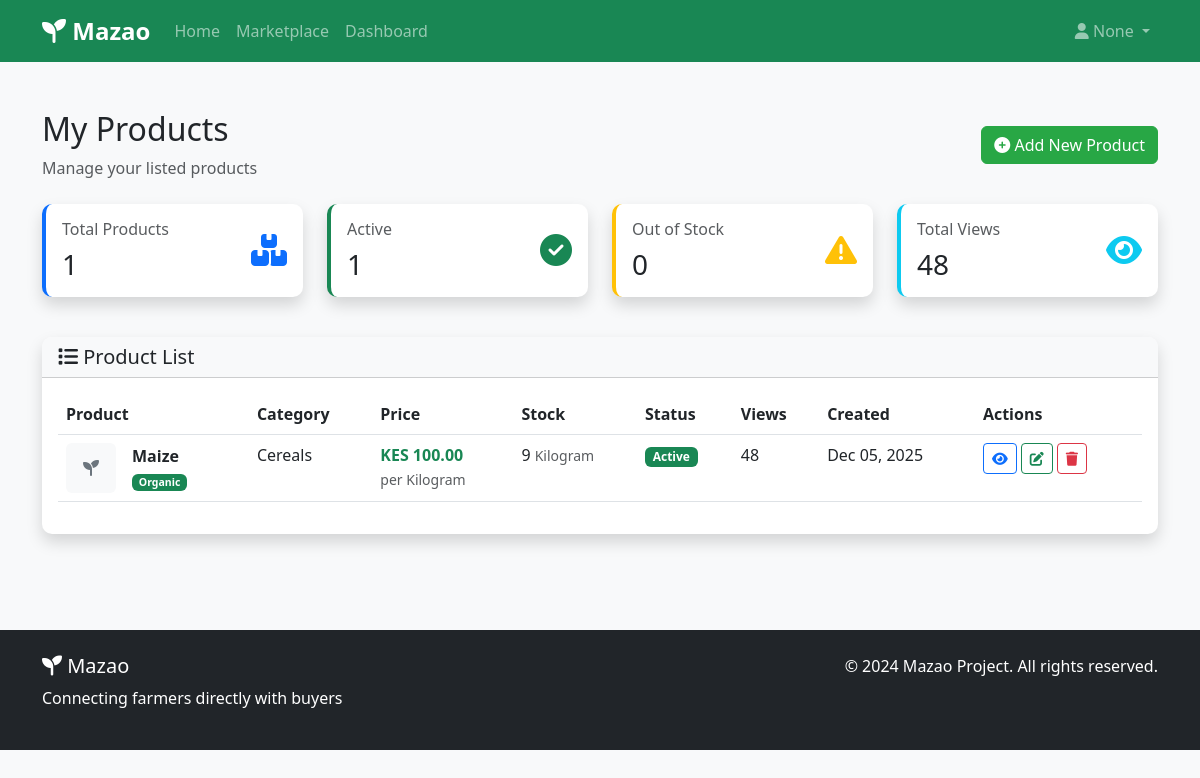
The app's page /products/farmer-products/ (signed in), older data.
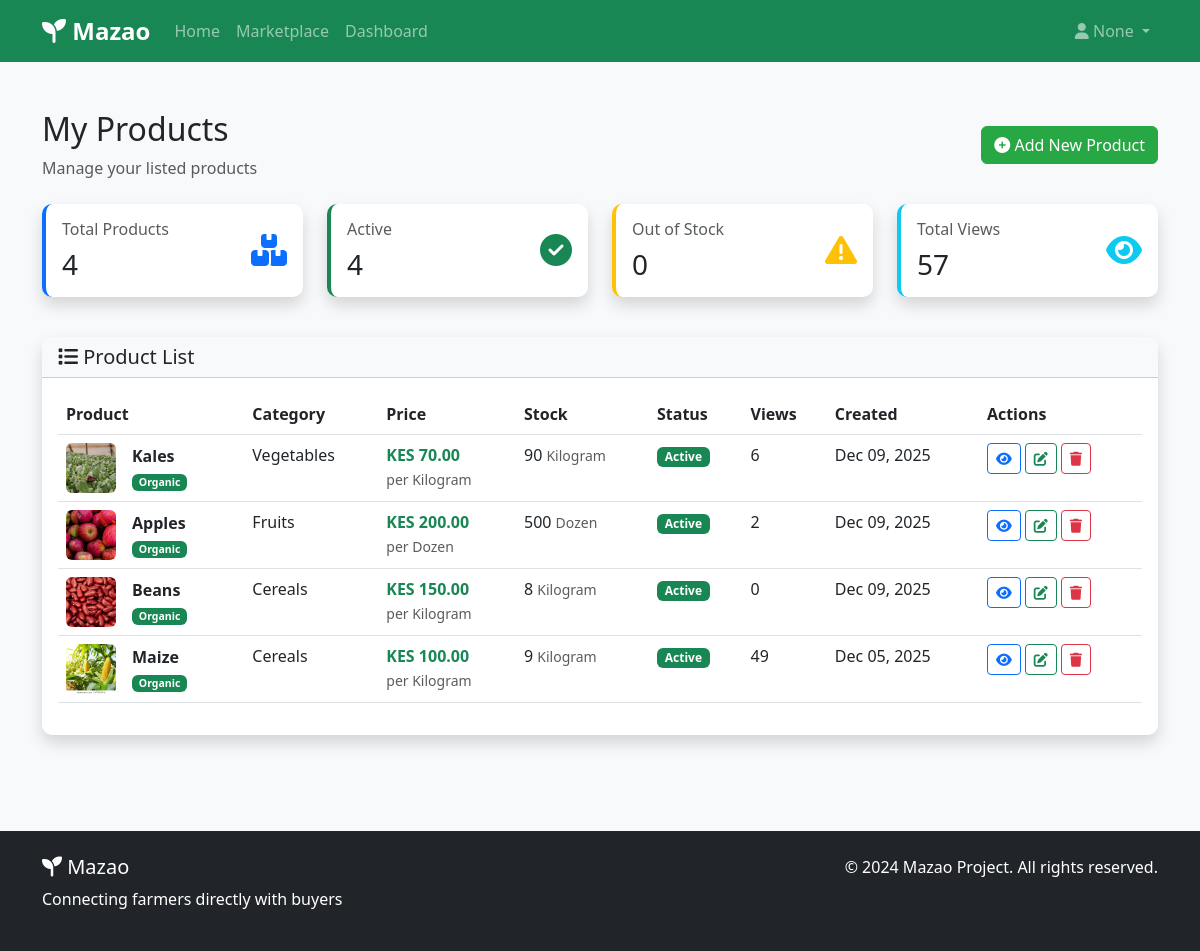
The same page, newer data.
### products/models.py (models this page shows, shortened)
class Product(models.Model):
    class ProductStatus(models.TextChoices):
        ACTIVE = 'active', 'Active'
        OUT_OF_STOCK = 'out_of_stock', 'Out of Stock'
        DISCONTINUED = 'discontinued', 'Discontinued'
    class UnitChoices(models.TextChoices):
        KG = 'kg', 'Kilogram'
        G = 'g', 'Gram'
        L = 'l', 'Liter'
        ML = 'ml', 'Milliliter'
        PIECE = 'piece', 'Piece'
        BUNCH = 'bunch', 'Bunch'
        DOZEN = 'dozen', 'Dozen'
    COUNTY_CHOICES = [
        ('', 'Select County'),
        ('nairobi', 'Nairobi'),
        ('mombasa', 'Mombasa'),
        ('kisumu', 'Kisumu'),
        ('nakuru', 'Nakuru'),
        ('eldoret', 'Eldoret'),
        ('thika', 'Thika'),
        ('kakamega', 'Kakamega'),
        ('kisii', 'Kisii'),
        ('nyeri', 'Nyeri'),
        ('meru', 'Meru'),
        ('machakos', 'Machakos'),
        ('kitui', 'Kitui'),
        ('embu', 'Embu'),
        ('kirinyaga', 'Kirinyaga'),
        ('muranga', 'Muranga'),
        ('kiambu', 'Kiambu'),
        ('bungoma', 'Bungoma'),
        ('busia', 'Busia'),
        ('homa_bay', 'Homa Bay'),
        ('migori', 'Migori'),
        ('siaya', 'Siaya'),
        ('vihiga', 'Vihiga'),
        ('baringo', 'Baringo'),
        ('bomet', 'Bomet'),
        ('elgeyo_marakwet', 'Elgeyo-Marakwet'),
        ('garissa', 'Garissa'),
        ('kilifi', 'Kilifi'),
        ('kwale', 'Kwale'),
        ('lamu', 'Lamu'),
        ('mandera', 'Mandera'),
        ('marsabit', 'Marsabit'),
        ('narok', 'Narok'),
        ('nyamira', 'Nyamira'),
        ('nyandarua', 'Nyandarua'),
        ('nandi', 'Nandi'),
        ('samburu', 'Samburu'),
        ('taita_taveta', 'Taita-Taveta'),
        ('tana_river', 'Tana River'),
        ('trans_nzoia', 'Trans Nzoia'),
        ('turkana', 'Turkana'),
        ('uasin_gishu', 'Uasin Gishu'),
        ('wajir', 'Wajir'),
        ('west_pokot', 'West Pokot'),
    ]
    name = models.CharField(max_length=200)
    slug = models.SlugField(unique=True)
    description = models.TextField()
    price = models.DecimalField(max_digits=10, decimal_places=2)
    quantity = models.PositiveIntegerField(default=1)
    unit = models.CharField(max_length=20, choices=UnitChoices.choices)
    min_order_quantity = models.PositiveIntegerField(default=1)
    category = models.ForeignKey(Category, on_delete=models.SET_NULL, null=True, related_name='products')
    seller = models.ForeignKey(User, on_delete=models.CASCADE, related_name='products')
    location = models.CharField(max_length=255, blank=True)
    county = models.CharField(
        max_length=50,
        choices=COUNTY_CHOICES,
        blank=True,
        null=True
    )
    image = models.ImageField(upload_to='products/', blank=True, null=True)
    is_organic = models.BooleanField(default=False)
    is_fresh = models.BooleanField(default=True)
    featured = models.BooleanField(default=False)
    available_from = models.DateField(null=True, blank=True)
    available_until = models.DateField(null=True, blank=True)
    status = models.CharField(
        max_length=20,
        choices=ProductStatus.choices,
        default=ProductStatus.ACTIVE
    )
    views = models.PositiveIntegerField(default=0)
    created_at = models.DateTimeField(auto_now_add=True)
    updated_at = models.DateTimeField(auto_now=True)
    class Meta:
        ordering = ['-created_at']

class Category(models.Model):
    name = models.CharField(max_length=100)
    slug = models.SlugField(unique=True)
    description = models.TextField(blank=True)
    icon = models.CharField(max_length=50, blank=True)
    class Meta:
        verbose_name_plural = "Categories"
        ordering = ['name']

### products/views.py (the view)
# urls.py: path('farmer-products/', views.farmer_products, name='farmer_products'),
@login_required
def farmer_products(request):
    if not request.user.is_farmer:
        messages.error(request, "Only farmers can access this page.")
        return redirect('home')
    products = Product.objects.filter(seller=request.user).order_by(
        '-created_at')  # FIXED: Changed from farmer to seller
    total_products = products.count()
    active_products = products.filter(status=Product.ProductStatus.ACTIVE).count()
    out_of_stock = products.filter(status=Product.ProductStatus.OUT_OF_STOCK).count()
    total_views = products.aggregate(total_views=models.Sum('views'))['total_views'] or 0
    context = {
        'products': products,
        'total_products': total_products,
        'active_products': active_products,
        'out_of_stock': out_of_stock,
        'total_views': total_views,
    }
    return render(request, 'products/farmer_products.html', context)

### users/models.py (called while the page is built)
    @property
    def is_farmer(self):
        return self.user_type == UserType.FARMER

### products/templates/products/farmer_products.html (shortened to what the changed rows need)
{% extends 'base.html' %}
{% block content %}
<div class="container py-5">
    <div class="row">
        <div class="col-12">
            <div class="d-flex justify-content-between align-items-center mb-4">
                <div>
                    <h2>My Products</h2>
                </div>
            </div>
            <div class="row mb-4">
                <div class="col-md-3 mb-3">
                    <div class="card shadow border-start border-primary border-4">
                        <div class="card-body">
                            <div class="d-flex justify-content-between">
                                <div>
                                    <h6 class="text-muted">Total Products</h6>
                                    <h3 class="mb-0">{{ total_products }}</h3>
                                </div>
                            </div>
                        </div>
                    </div>
                </div>
                <div class="col-md-3 mb-3">
                    <div class="card shadow border-start border-success border-4">
                        <div class="card-body">
                            <div class="d-flex justify-content-between">
                                <div>
                                    <h6 class="text-muted">Active</h6>
                                    <h3 class="mb-0">{{ active_products }}</h3>
                                </div>
                            </div>
                        </div>
                    </div>
                </div>
                <div class="col-md-3 mb-3">
                    <div class="card shadow border-start border-info border-4">
                        <div class="card-body">
                            <div class="d-flex justify-content-between">
                                <div>
                                    <h6 class="text-muted">Total Views</h6>
                                    <h3 class="mb-0">{{ total_views }}</h3>
                                </div>
                            </div>
                        </div>
                    </div>
                </div>
            </div>
            <div class="card shadow">
                <div class="card-body">
                    {% if products %}
                    <div class="table-responsive">
                        <table class="table table-hover">
                            <thead>
                                <tr>
                                    <th>Product</th>
                                    <th>Category</th>
                                    <th>Price</th>
                                    <th>Stock</th>
                                    <th>Status</th>
                                    <th>Views</th>
                                    <th>Created</th>
                                    <th>Actions</th>
                                </tr>
                            </thead>
                            <tbody>
                                {% for product in products %}
                                <tr>
                                    <td>
                                        <div class="d-flex align-items-center">
                                            {% if product.image %}
                                            <img src="{{ product.image.url }}"
                                                 class="rounded me-3 product-image"
                                                 alt="{{ product.name }}">
                                            {% else %}
                                            <div class="rounded me-3 no-image-placeholder">
                                                <i class="fas fa-seedling"></i>
                                            </div>
                                            {% endif %}
                                            <div>
                                                <strong>{{ product.name|truncatechars:30 }}</strong>
                                                <br>
                                                <small class="text-muted">
                                                    {% if product.is_organic %}
                                                    <span class="badge bg-success">Organic</span>
                                                    {% endif %}
                                                </small>
                                            </div>
                                        </div>
                                    </td>
                                    <td>{{ product.category.name|default:"-" }}</td>
                                    <td>
                                        <strong class="text-success">KES {{ product.price|floatformat:2 }}</strong>
                                        <br>
                                        <small class="text-muted">per {{ product.get_unit_display }}</small>
                                    </td>
                                    <td>
                                        {{ product.quantity }}
                                        <small class="text-muted">{{ product.get_unit_display }}</small>
                                    </td>
                                    <td>
                                        {% if product.status == 'active' %}
                                        <span class="badge bg-success status-badge">Active</span>
                                        {% elif product.status == 'draft' %}
                                        <span class="badge bg-secondary status-badge">Draft</span>
                                        {% elif product.status == 'out_of_stock' %}
                                        <span class="badge bg-warning status-badge">Out of Stock</span>
                                        {% else %}
                                        <span class="badge bg-danger status-badge">Discontinued</span>
                                        {% endif %}
                                    </td>
                                    <td>{{ product.views }}</td>
                                    <td>{{ product.created_at|date:"M d, Y" }}</td>
                                    <td>
                                        <div class="product-actions d-flex flex-column flex-md-row gap-1">
                                            <a href="{% url 'products:product_detail' product.slug %}"
                                               class="btn btn-sm btn-outline-primary"
                                               title="View"
                                               target="_blank">
                                                <i class="fas fa-eye"></i>
                                            </a>
                                            <a href="{% url 'products:edit_product' product.slug %}"
                                               class="btn btn-sm btn-outline-success"
                                               title="Edit">
                                                <i class="fas fa-edit"></i>
                                            </a>
                                            <button type="button"
                                               class="btn btn-sm btn-outline-danger"
                                               title="Delete"
                                               data-bs-toggle="modal"
                                               data-bs-target="#deleteModal{{ product.id }}">
                                                <i class="fas fa-trash"></i>
                                            </button>
                                        </div>
                                    </td>
                                </tr>
                                {% endfor %}
                            </tbody>
                        </table>
                    </div>
                    {% endif %}
                </div>
            </div>
        </div>
    </div>
</div>
{% endblock %}

Row changes from the older to the newer data that the page shows:
added Product: image (picture), name "Kales", is_organic "Organic", category.name "Vegetables", price "70.00", unit "Kilogram", quantity "90", status "Active", views "6", created_at "Dec 09, 2025"
added Product: image (picture), name "Apples", is_organic "Organic", category.name "Fruits", price "200.00", unit "Dozen", quantity "500", status "Active", views "2", created_at "Dec 09, 2025"
added Product: image (picture), name "Beans", is_organic "Organic", category.name "Cereals", price "150.00", unit "Kilogram", quantity "8", status "Active", views "0", created_at "Dec 09, 2025"
changed Product "Maize": image: picture added; views "48" → "49"
Text that changed along with them:
{{ total_products }}: "1" → "4"
{{ active_products }}: "1" → "4"
{{ total_views }}: "48" → "57"
